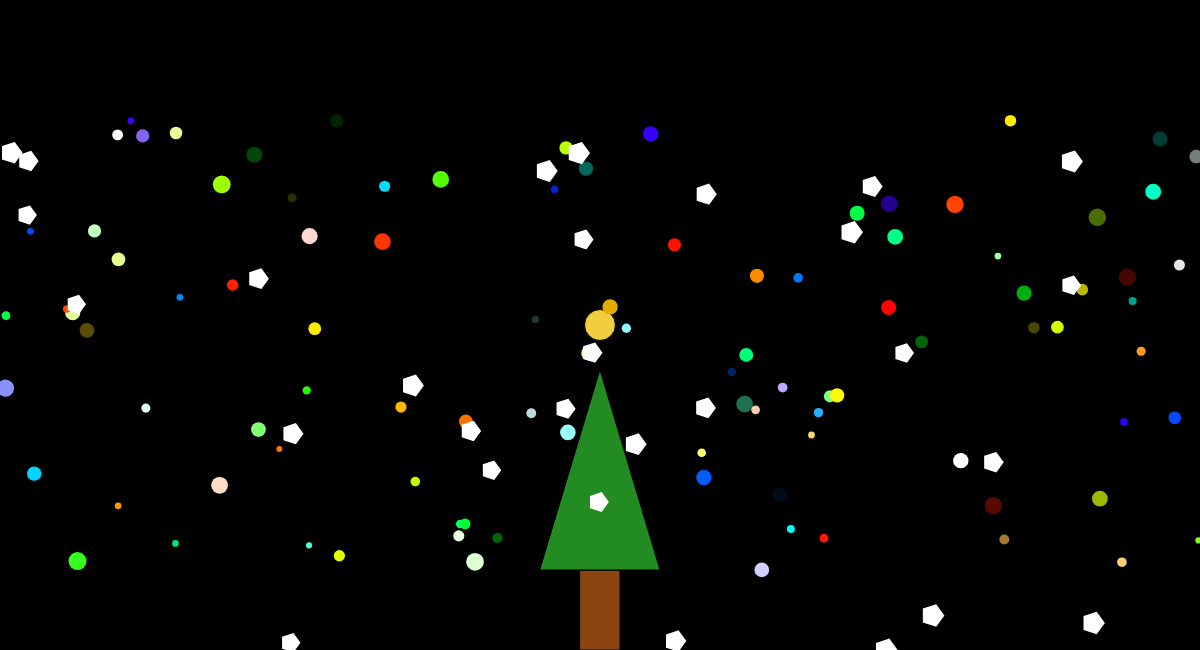
Frame 1 (no input)
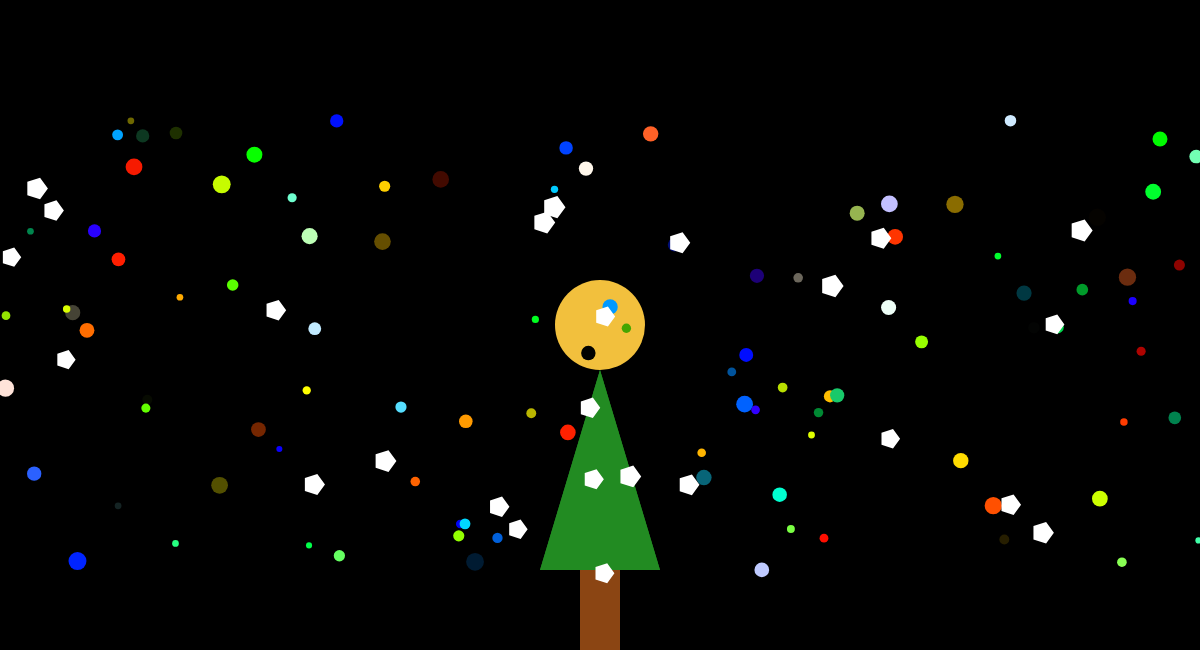
Frame 60 (no input)
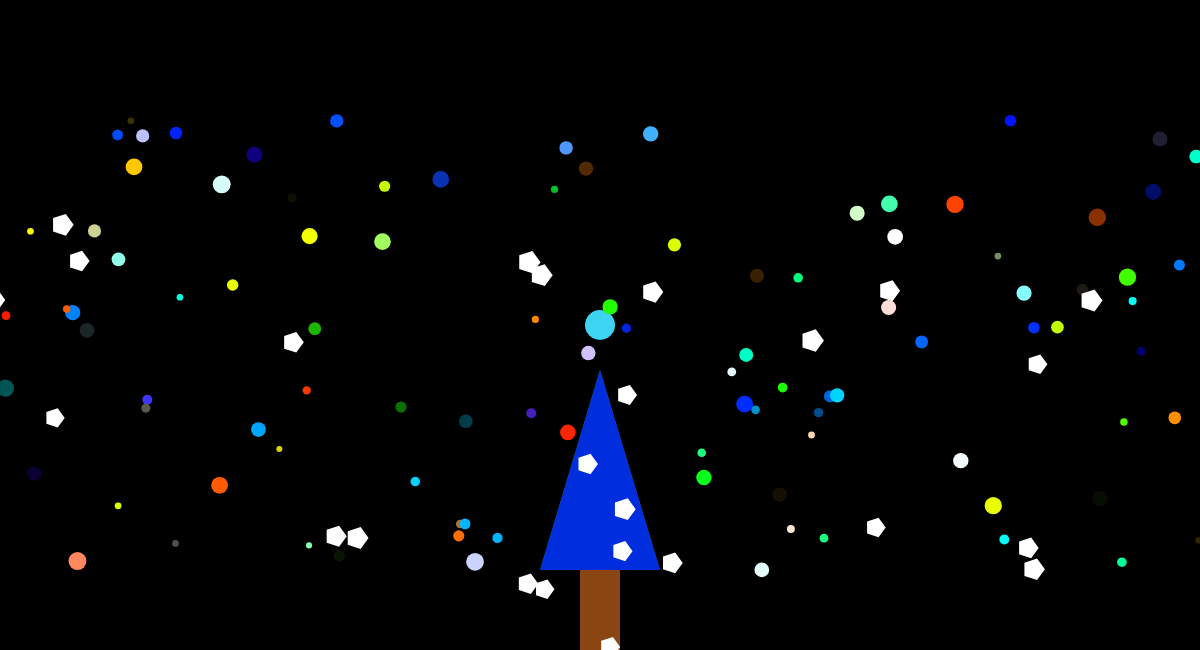
Frame 120 (the mouse pressed at the canvas centre since frame 60)

The p5.js sketch that drew these frames (run headless with seeded random() and noise() and a simulated clock; from frame 60 on, the mouse is pressed at the canvas centre):

// p5.js sketch
// ── sketch.js
let Snowflakes = [];
let Ornaments = [];
let numOrnaments = 100;
let numSnowflakes = 30;
var radius = 30;

function setup() {
    // put setup code here
    createCanvas(1200, 650);
    colorMode(HSB);//顏色定義:色相（Hue）、飽和度（Saturation）和亮度（Brightness） 創建漸變色彩效果 cf. colorMode(RGB);
    drawChristmasTree();
    createOrnaments(); //直接在setup中生成裝飾品和雪花
    creatSnowflakes();
}
      
function draw() {
    // Optional: you can leave this blank as all drawing is done in setup
    background('black');
    drawMoon(); 
    drawChristmasTree();
    drawOrnaments();
    drawSnowflakes(); //加入繪製雪花的函式呼叫 
     
}

function drawMoon() {
    var d;
    var x = width/2;
    var y = height/2; //宣告圓圈的中心座標:畫布水平中央和垂直中央
         
    d = dist(mouseX, mouseY, x, y); //dist()函式計算滑鼠游標位置和圓圈中心的距離
    if (d < radius) //滑鼠游標是否在圓圈內部
      {
          radius--;
          hueValue = 240 - (1-d/radius)*50; //依據新的半徑計算出新的色相值hueValue
          if (hueValue<0) hueValue = 0;
          fill(hueValue, 75, 95); //飽和度 //亮度 //函式以hueValue&飽和度和亮度繪製圓圈
      }
      else { //滑鼠在圓圈外部
              radius++;
              hueValue = 0 + (1-radius/d)*50;
              if (hueValue>240) hueValue = 240;
              fill(hueValue, 75, 95);
    }
    circle(x, y, radius);
}
      
      
function drawChristmasTree() {
    // Draw trunk
    fill('#8B4513');
    rect(width / 2 - 20, height - 80, 40, 80); //rect矩形(矩形X座標，矩形Y座標，矩形寬，矩形高)
      
    // Draw tree
    fill('#228B22');
    const triangleHeight = 200; // Define the height of the triangle 200像素
    const triangleTop = height - 80 - triangleHeight; 
    // Calculate the top point of the triangle/ 80:三角形底邊距離畫布底部80個像素
    triangle(width / 2, triangleTop, width / 2 + 60, height - 80, width / 2 - 60, height - 80);
    /*(x1,y1):三角形頂點 x在畫布的中心 y是計算得到的等腰三角形頂點的y座標
    (x2,y2): 右下 x在畫布中心向右偏移60像素 y於畫布底部80像素
    (x3,y3): 左下 x在畫布的中心像左偏移60像素 y於畫布底部80像素*/

          
    // Change color when the mouse is pressed (or clicked)
    if (mouseIsPressed) 
    {
      fill(random(255),random(255),random(255)); 
    } else {
            fill('#228B22'); // Default green color
           }

    // Draw the green triangle
      triangle(width / 2, height - 80 - 200, width / 2 + 60, height - 80, width / 2 - 60, height - 80);
  } 

// Draw ornaments 
function createOrnaments() {
    for (let i = 0; i < numOrnaments; i++) {
      const x = random(0, width); //寬度在畫布的範圍內隨機生成X座標
      const y = random(120, height - 80); //(120:y座標最小值,確保裝飾品不會在樹幹下)
      const radius = random(3, 9); //隨機半徑
      Ornaments.push({x, y, radius});
    }
  }

// Draw snowflakes
function creatSnowflakes() {
    for (let i = 0; i < numSnowflakes; i++) {
      let snowflake = {
      x: random(width),
      y: random(120, height), //120:避免雪花出現在畫布的頂部
      radius: random(10,12),
      speedX: random(-0.5,0.5), //雪花的水平速度
      speedY: random(0.5,1.5) //雪花的垂直速度 
      };
        Snowflakes.push(snowflake); //將物件放入陣列中
    }
  }


function drawOrnaments() {
    for (let i = 0; i < Ornaments.length; i++) {
      let ornament = Ornaments[i];
      fill(random(255), random(255), random(255));
      noStroke();
      ellipse(ornament.x, ornament.y, ornament.radius * 2);
      /*ornament.x & ornament.y 是裝飾品的中心座標
        ornament.radius * 2 是裝飾品的直徑
        ellipse()函式繪製橢圓形的裝飾品*/
    }
  } 

function drawSnowflakes() {
    for (let i = 0; i < Snowflakes.length; i++) {
      let snowflake = Snowflakes[i];
      let transparency = 200;
      fill(255 , transparency);
      noStroke();
            
      let x = snowflake.x;
      let y = snowflake.y;
      let radius = snowflake.radius;

      beginShape();
        for (let j = 0; j < 12; j++) { // 五邊形的點數為5 for迴圈用來創建多邊形的各個頂點
          let angle = TWO_PI * j / 5; //計算每個頂點的角度 TWO_PI:360度(將其分成了12份 每份為30度)
          let sx = x + cos(angle) * radius; //計算每個頂點的X座標 利用三角函數 
          let sy = y + sin(angle) * radius;
          vertex(sx, sy); //將每個頂點的座標傳遞到beginShape()中 用來定義多邊形的各個頂點
          }
          endShape(CLOSE); //連接第一個頂點和最後一個:形成封閉的多邊形
        
          // 移動雪花的位置(用來更新雪花的位置)
          snowflake.x += snowflake.speedX;
          snowflake.y += snowflake.speedY; 
        
          // 如果雪花超出畫布，重新放置到畫布上方
          if (snowflake.y > height) {
            Snowflakes.splice(i, 1); // 從陣列中移除超出畫布的雪花
          }
        }
      }
    
     

      
      


      


// ── final_test.html
<html>
    <head>
        <script src="https://cdn.jsdelivr.net/npm/p5@1.4.1/lib/p5.js"></script>
        <script src="sketch.js"></script>
    </head>
    
    <body>
        <main>
            <p>final_test</p>
        </main>
    </body>
</html>
